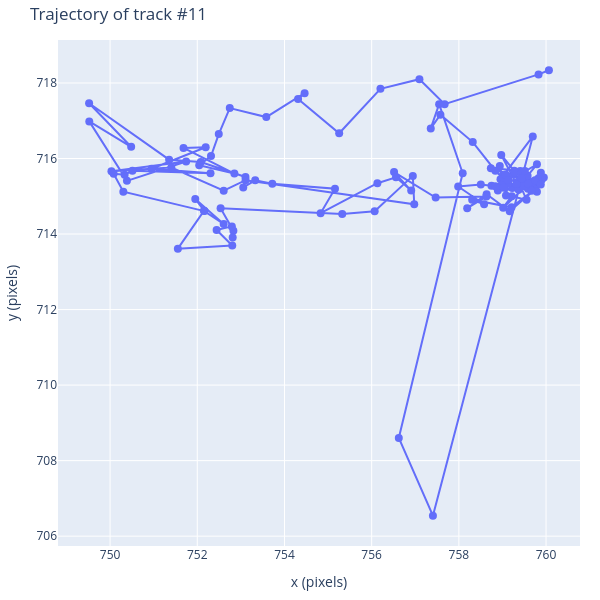

Notebook cell for this chart:
### Code cell
# Also show the trajectory of a specific track in image coordinates.
# Pick the first track that appears at least twice and use its frame-by-frame positions.
track_id_for_trajectory = 11

if track_id_for_trajectory is not None:
    trajectory = []
    for frame_idx, positions in enumerate(track_positions_per_frame):
        if track_id_for_trajectory in positions:
            x_center, y_center = positions[track_id_for_trajectory]
            trajectory.append((frame_positions[frame_idx], x_center, y_center))

    if trajectory:
        trajectory_arr = np.array(trajectory)
        fig2 = go.Figure()
        fig2.add_trace(
            go.Scatter(
                x=trajectory_arr[:, 1],
                y=trajectory_arr[:, 2],
                mode="lines+markers",
                marker=dict(size=8),
                line=dict(width=2),
                name=f"trajectory of track #{track_id_for_trajectory}",
            )
        )
        fig2.update_layout(
            title=f"Trajectory of track #{track_id_for_trajectory}",
            xaxis_title="x (pixels)",
            yaxis_title="y (pixels)",
            height=600,
            width=600,
            margin=dict(l=40, r=20, t=40, b=40),
        )
        fig2.show()
    else:
        print("No trajectory points were found for the selected track.")
else:
    print("No track with at least two appearances was found.")

### Figure 1 — Plotly figure (JSON) as saved in the notebook; plotly's stock layout.template omitted (floating-point values rounded to 4 significant figures; data arrays with more than 128 entries replaced by an {"elided": "..."} marker saying what was removed)
{"data": [{"line": {"width": 2}, "marker": {"size": 8}, "mode": "lines+markers", "name": "trajectory of track #11", "type": "scatter", "x": {"elided": "133 float values"}, "y": {"elided": "133 float values"}}], "layout": {"height": 600, "margin": {"b": 40, "l": 40, "r": 20, "t": 40}, "title": {"text": "Trajectory of track #11"}, "width": 600, "xaxis": {"title": {"text": "x (pixels)"}}, "yaxis": {"title": {"text": "y (pixels)"}}}}
